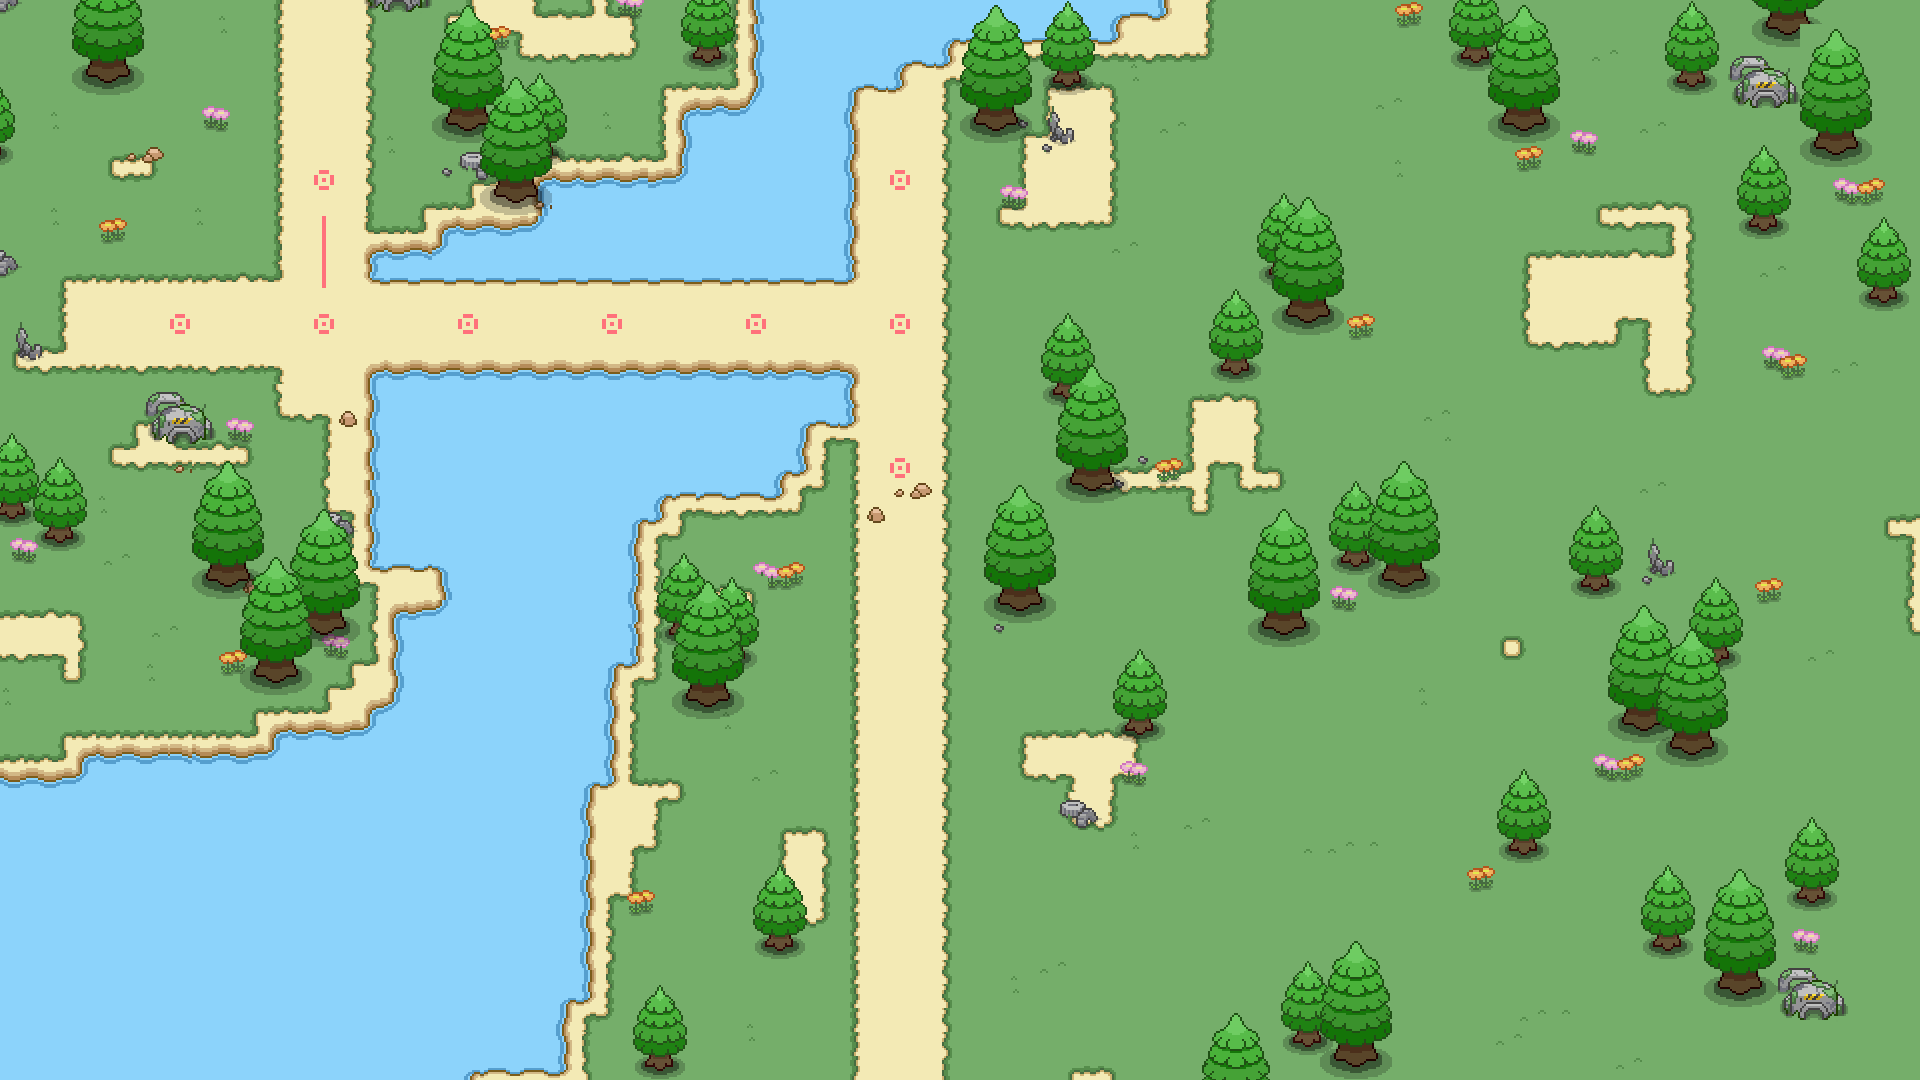

Tiled map render using the project's own tile images. Description and the map definition, with tile-layer contents summarised, below:
An orthogonal 80x45 tile map with 24x24 px tiles, 5 tile layers (grounds, 1, 2, 3, ...), 1 hidden layer not drawn, 7 tilesets and 2 objects.

<map version="1.0" tiledversion="2017.12.07" orientation="orthogonal" renderorder="right-down" width="80" height="45" tilewidth="24" tileheight="24" infinite="0" nextobjectid="18">
 <tileset firstgid="1" name="bigtree" tilewidth="72" tileheight="138" tilecount="1" columns="1">
  <image source="big_tree.png" width="72" height="138" />
 </tileset>
 <tileset firstgid="2" name="smalltree" tilewidth="54" tileheight="99" tilecount="1" columns="1">
  <image source="tree2.png" width="54" height="99" />
 </tileset>
 <tileset firstgid="3" name="meta" tilewidth="24" tileheight="24" tilecount="3" columns="3">
  <image source="meta.png" width="72" height="24" />
  <tile id="0">
   <properties>
    <property name="pass" type="bool" value="false" />
   </properties>
  </tile>
  <tile id="2">
   <properties>
    <property name="pass" type="bool" value="true" />
   </properties>
  </tile>
 </tileset>
 <tileset firstgid="6" name="symbol_x" tilewidth="44" tileheight="42" tilecount="1" columns="1">
  <image source="symbol_x.png" width="44" height="42" />
 </tileset>
 <tileset firstgid="7" name="pathtag" tilewidth="24" tileheight="24" tilecount="3" columns="3">
  <image source="pathtag.png" width="72" height="24" />
 </tileset>
 <tileset firstgid="10" name="chapter1" tilewidth="24" tileheight="24" tilecount="1728" columns="32">
  <image source="chapter1.png" width="768" height="1296" />
 </tileset>
 <tileset firstgid="1738" name="chapter1" tilewidth="24" tileheight="24" tilecount="1728" columns="32">
  <image source="chapter1.png" width="768" height="1296" />
 </tileset>
 <layer name="grounds" width="80" height="45">
  <data>[3600 cells, 3600 non-empty, 82 distinct tile ids]</data>
 </layer>
 <layer name="1" width="80" height="45">
  <data>[3600 cells, 603 non-empty, 74 distinct tile ids]</data>
 </layer>
 <layer name="2" width="80" height="45">
  <data>[3600 cells, 245 non-empty, 40 distinct tile ids]</data>
 </layer>
 <layer name="3" width="80" height="45">
  <data>[3600 cells, 36 non-empty, 18 distinct tile ids]</data>
 </layer>
 <layer name="pathtag" width="80" height="45">
  <data>[3600 cells, 12 non-empty, 2 distinct tile ids]</data>
 </layer>
 <objectgroup name="symbol">
  <object id="16" gid="6" x="876.5" y="145.5" width="44" height="42" />
  <object id="17" gid="6" x="107.75" y="350.25" width="44" height="42" />
 </objectgroup>
 <objectgroup name="gameObj" />
 <layer name="meta" width="80" height="45" visible="0" opacity="0.53">
  <data>[3600 cells, 180 non-empty, 1 distinct tile ids]</data>
 </layer>
</map>
